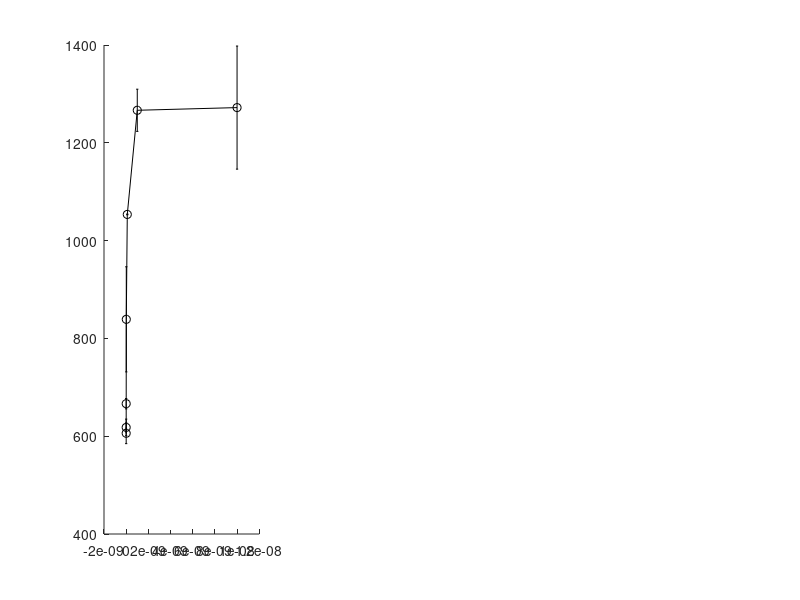

Here is the MATLAB script that generated this plot: (Note: this script raises an error after producing the figure.)
%Experiment - B16 melanoma cell line pulsed with OVA & dose response of
%IFN-gamma.  Timepoints taken roughly every 8 hours out until 24 hours.  

%H-2Kb MFI 

T1=[1183 1236 1054 915 674 621 606  
    1361 1297 1053 763 659 591 630];
e1=std(T1);
T1=mean(T1);

Unpulsed1=[622 576]
eu1=std(Unpulsed1);
Tu1=mean(Unpulsed1);

T2=[1818 1757 1380 822 605 555 579 
    2067 1931 1313 891 583 539 558];
e2=std(T2);
T2=mean(T2);

Unpulsed2=[577 594];
eu2=std(Unpulsed2);
Tu2=mean(Unpulsed2);

T3=[2696 2604 1692 1031 638 534 573
    5585 2754 2091 1152 613 588 555];
e3=std(T3);
T3=mean(T3);

Unpulsed3=[679 617];
eu3=std(Unpulsed3);
Tu3=mean(Unpulsed3);

gamma=[10e-9 1e-9 100e-12 10e-12 1e-12 100e-15 0];
time=[8 19 28];

figure()
subplot(1,3,1)
hold on
errorbar(gamma, T1, e1, '-ko', 'markeredgecolor', 'k', 'markerfacecolor', 'r', 'markersize', 8)
errorbar(10e-15, Tu1, eu1, '-ko', 'markersize', 8)
set(gca, 'Fontsize', 20, 'xscale', 'log','ylim', [500 6000], 'ytick', [500 1000 2000 3000 4000 5000 6000])
set(gcf, 'color', 'w')
xlabel('[IFN-\gamma], (M)')
ylabel('H-2Kb GMFI')
title('T1 - 8 hours')
legend('Ova-pulsed', 'Unpulsed')
box on
subplot(1,3,2)
hold on
errorbar(gamma, T2, e2, '-ko', 'markeredgecolor', 'k', 'markerfacecolor', 'b', 'markersize', 8)
errorbar(10e-15, Tu2, eu2, '-ko', 'markersize', 8)
set(gca, 'Fontsize', 20, 'xscale', 'log', 'ylim', [500 6000], 'ytick', [500 1000 2000 3000 4000 5000 6000])
set(gcf, 'color', 'w')
xlabel('[IFN-\gamma], (M)')
ylabel('H-2Kb GMFI')
title('T2 - 19 hours')
box on
subplot(1,3,3)
hold on
errorbar(gamma, T3, e3, '-ko', 'markeredgecolor', 'k', 'markerfacecolor', 'y', 'markersize', 8)
errorbar(10e-15, Tu3, eu3, '-ko', 'markersize', 8)
set(gca, 'Fontsize', 20, 'xscale', 'log', 'ylim', [500 6000], 'ytick', [500 1000 2000 3000 4000 5000 6000])
set(gcf, 'color', 'w')
xlabel('[IFN-\gamma], (M)')
ylabel('H-2Kb GMFI')
title('T2 - 19 hours')
box on

gamma1=[T1(:,1), T2(:,1), T3(:,1)]; gamma2=[T1(:,2), T2(:,2), T3(:,2)]; gamma3=[T1(:,3), T2(:,3), T3(:,3)];
gamma4=[T1(:,4), T2(:,4), T3(:,4)]; gamma5=[T1(:,5), T2(:,5), T3(:,5)]; gamma6=[T1(:,6), T2(:,6), T3(:,6)];
gamma7=[T1(:,7), T2(:,7), T3(:,7)]; unpulsed=[Tu1, Tu2, Tu3];

eg1=[e1(:,1), e2(:,1), e3(:,1)]; eg2=[e1(:,2), e2(:,2), e3(:,2)]; eg3=[e1(:,3), e2(:,3), e3(:,3)];
eg4=[e1(:,4), e2(:,4), e3(:,4)]; eg5=[e1(:,5), e2(:,5), e3(:,5)]; eg6=[e1(:,6), e2(:,6), e3(:,6)];
eg7=[e1(:,7), e2(:,7), e3(:,7)]; eunpulsed=[eu1, eu2, eu3];

figure()
hold on
errorbar(time, gamma1, eg1, '-ko', 'markeredgecolor', 'k', 'markerfacecolor', 'r', 'markersize', 8)
errorbar(time, gamma2, eg2, '-ko', 'markeredgecolor', 'k', 'markerfacecolor', [1 0.5 0.2], 'markersize', 8)
errorbar(time, gamma3, eg3, '-ko', 'markeredgecolor', 'k', 'markerfacecolor', 'y', 'markersize', 8)
errorbar(time, gamma4, eg4, '-ko', 'markeredgecolor', 'k', 'markerfacecolor', 'g', 'markersize', 8)
errorbar(time, gamma5, eg5, '-ko', 'markeredgecolor', 'k', 'markerfacecolor', 'b', 'markersize', 8)
errorbar(time, gamma6, eg6, '-ko', 'markeredgecolor', 'k', 'markerfacecolor', 'c', 'markersize', 8)
errorbar(time, gamma7, eg7, '-ko', 'markeredgecolor', 'k', 'markerfacecolor', 'k', 'markersize', 8)
errorbar(time, unpulsed, eunpulsed, '-ko', 'markersize', 8)
set(gca, 'Fontsize', 20, 'ylim', [500 6000],'ytick', [500 1000 2000 3000 4000 5000 6000])
set(gcf, 'color', 'w')
xlabel('Time, (hours)')
ylabel('H-2Kb GMFI')
legend('10nM IFN-\gamma', '1nM', '100pM', '10pM', '1pM', '100fM', '0', 'Unpulsed')
title('Change in MHC expression over time')
box on


%%
%Percent Ova+  

T1=[34.5 42.7 35.3 33.8 28.6 23.9 26.7
    46.8 45.9 38.9 29.2 30.9 22.7 28.2];
e1=std(T1);
T1=mean(T1);

Unpulsed1=[0.637 1.17];
eu1=std(Unpulsed1);
Tu1=mean(Unpulsed1);

T2=[6.99 7.55 5.64 5.36 5.75 4.65 6.01
    8.07 8.91 5.61 4.82 4.79 3.64 5.09];
e2=std(T2);
T2=mean(T2);

Unpulsed2=[3.73  4.1];
eu2=std(Unpulsed2);
Tu2=mean(Unpulsed2);

T3=[4.63 5.06 3.31 2.88 3.95 2.44 3.26
    7.41 3.87 2.43 2.23 1.89 3.71 2.76];
e3=std(T3);
T3=mean(T3);

Unpulsed3=[0.808 2.19];
eu3=std(Unpulsed3);
Tu3=mean(Unpulsed3);

gamma=[10e-9 1e-9 100e-12 10e-12 1e-12 100e-15 0];

figure()
subplot(1,3,1)
hold on
errorbar(gamma, T1, e1, '-ko', 'markeredgecolor', 'k', 'markerfacecolor', 'r', 'markersize', 8)
errorbar(10e-15, Tu1, eu1, '-ko', 'markersize', 8)
set(gca, 'Fontsize', 20, 'xscale', 'log')
set(gcf, 'color', 'w')
xlabel('[IFN-\gamma], (M)')
ylabel('%Ova+')
title('T1 - 8 hours')
legend('Ova-pulsed', 'Unpulsed')
box on
subplot(1,3,2)
hold on
errorbar(gamma, T2, e2, '-ko', 'markeredgecolor', 'k', 'markerfacecolor', 'b', 'markersize', 8)
errorbar(10e-15, Tu2, eu2, '-ko', 'markersize', 8)
set(gca, 'Fontsize', 20, 'xscale', 'log', 'ylim', [0 50])
set(gcf, 'color', 'w')
xlabel('[IFN-\gamma], (M)')
ylabel('%Ova+')
title('T2 - 19 hours')
box on
subplot(1,3,3)
hold on
errorbar(gamma, T3, e3, '-ko', 'markeredgecolor', 'k', 'markerfacecolor', 'y', 'markersize', 8)
errorbar(10e-15, Tu3, eu3, '-ko', 'markersize', 8)
set(gca, 'Fontsize', 20, 'xscale', 'log', 'ylim', [0 50])
set(gcf, 'color', 'w')
xlabel('[IFN-\gamma], (M)')
ylabel('%Ova+')
title('T2 - 19 hours')
box on

gamma1=[T1(:,1), T2(:,1), T3(:,1)]; gamma2=[T1(:,2), T2(:,2), T3(:,2)]; gamma3=[T1(:,3), T2(:,3), T3(:,3)];
gamma4=[T1(:,4), T2(:,4), T3(:,4)]; gamma5=[T1(:,5), T2(:,5), T3(:,5)]; gamma6=[T1(:,6), T2(:,6), T3(:,6)];
gamma7=[T1(:,7), T2(:,7), T3(:,7)]; unpulsed=[Tu1, Tu2, Tu3];

eg1=[e1(:,1), e2(:,1), e3(:,1)]; eg2=[e1(:,2), e2(:,2), e3(:,2)]; eg3=[e1(:,3), e2(:,3), e3(:,3)];
eg4=[e1(:,4), e2(:,4), e3(:,4)]; eg5=[e1(:,5), e2(:,5), e3(:,5)]; eg6=[e1(:,6), e2(:,6), e3(:,6)];
eg7=[e1(:,7), e2(:,7), e3(:,7)]; eunpulsed=[eu1, eu2, eu3];

figure()
hold on
errorbar(time, gamma1, eg1, '-ko', 'markeredgecolor', 'k', 'markerfacecolor', 'r', 'markersize', 8)
errorbar(time, gamma2, eg2, '-ko', 'markeredgecolor', 'k', 'markerfacecolor', [1 0.5 0.2], 'markersize', 8)
errorbar(time, gamma3, eg3, '-ko', 'markeredgecolor', 'k', 'markerfacecolor', 'y', 'markersize', 8)
errorbar(time, gamma4, eg4, '-ko', 'markeredgecolor', 'k', 'markerfacecolor', 'g', 'markersize', 8)
errorbar(time, gamma5, eg5, '-ko', 'markeredgecolor', 'k', 'markerfacecolor', 'b', 'markersize', 8)
errorbar(time, gamma6, eg6, '-ko', 'markeredgecolor', 'k', 'markerfacecolor', 'c', 'markersize', 8)
errorbar(time, gamma7, eg7, '-ko', 'markeredgecolor', 'k', 'markerfacecolor', 'k', 'markersize', 8)
errorbar(time, unpulsed, eunpulsed, '-ko', 'markersize', 8)
set(gca, 'Fontsize', 20)
set(gcf, 'color', 'w')
xlabel('Time, (hours)')
ylabel('%Ova+')
legend('10nM IFN-\gamma', '1nM', '100pM', '10pM', '1pM', '100fM', '0', 'Unpulsed')
title('Change in Ova presentation over time')
box on